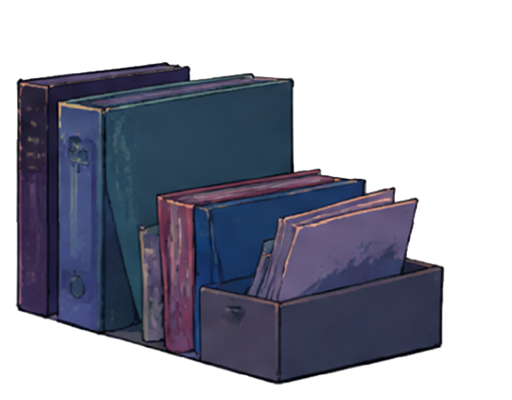
#> input picture Assets/PC ui/Scene/furniture/035_book_file_holder 2.png, 512 x 400 px
$ python -i clean_furniture_edges.py   (imports and definitions only)
#> lines starting #> are read from the running program, lines starting #| are printed output that depends on the picture; after the words box and inside, x2 and y2 are one past the last pixel; in counts of white or black regions, pixels touching at a corner belong together
#> further down, picture is the input picture: PIL image 512x400 RGBA; mean R, G, B, A 31.4, 33.4, 45.7, 127.3
#!/usr/bin/env python3
"""Remove white-matte fringes from the currently edited furniture sprites.

The script keeps every 1024x1024 canvas and the visible object scale unchanged.
It only adjusts the RGBA pixels around the existing alpha boundary, then renders a
dark-background contact sheet so halo regressions are easy to spot in one image.
"""

from __future__ import annotations

import argparse
import json
import subprocess
from pathlib import Path

import cv2
import numpy as np
from PIL import Image, ImageDraw
from scipy import ndimage


FURNITURE_GLOB = "Assets/PC ui/Scene/furniture/*.png"
CANVAS_SIZE = (1024, 1024)
PREVIEW_BACKGROUND = (43, 37, 72, 255)


# [16 lines left out: function edited_furniture, not called in this run]


def clean_rgba(image: Image.Image) -> Image.Image:
    rgba = np.asarray(image.convert("RGBA")).copy()
    rgb = rgba[..., :3]
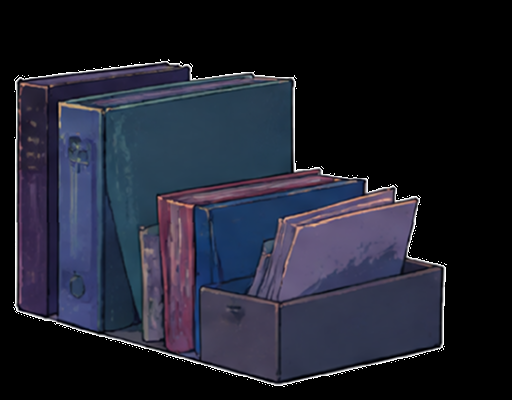
#> rgb: shape (400, 512, 3); mean R, G, B 31.4, 33.4, 45.7
    alpha = rgba[..., 3].astype(np.float32) / 255.0

    # Drop the very faint white-sheet residue, then pull the antialiased edge
    # inward by about one source pixel.  This is small enough to retain leaf tips
    # and thin hanging cords on a 1024 sprite canvas.
    alpha = np.clip((alpha - 0.045) / 0.935, 0.0, 1.0)
    alpha = cv2.erode(alpha, np.ones((3, 3), np.uint8), iterations=1)
    alpha = cv2.GaussianBlur(alpha, (0, 0), 0.42)
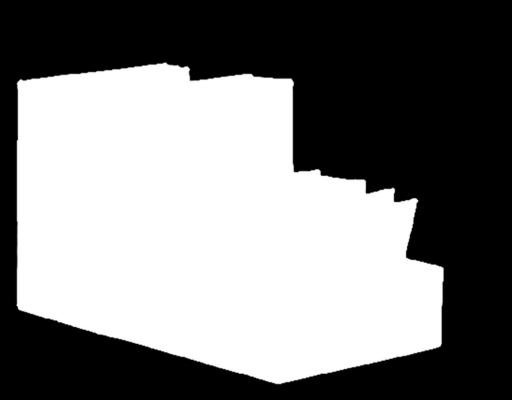
#> alpha: shape (400, 512) float32; min 0, max 1, mean 0.491
    alpha = np.clip((alpha - 0.018) / 0.965, 0.0, 1.0)

    visible = alpha > 0.002
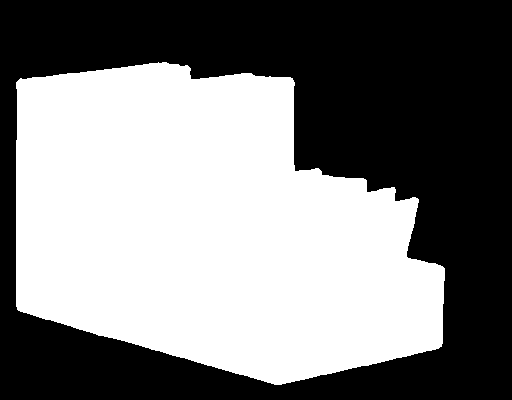
#> visible: shape (400, 512) bool; 49.9% white; 1 white region, box (x1, y1, x2, y2) and area: (16, 62, 445, 385) 102151
    trusted = alpha >= 0.82
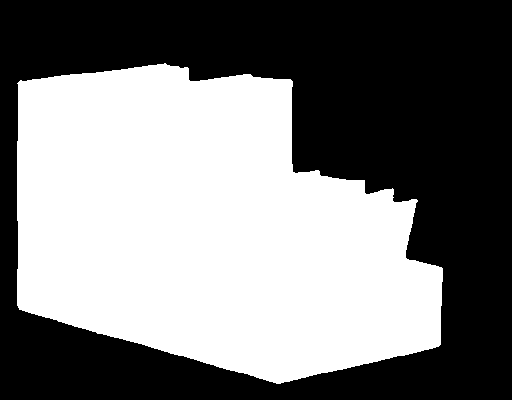
#> trusted: shape (400, 512) bool; 48.8% white; 1 white region, box (x1, y1, x2, y2) and area: (17, 63, 443, 384) 99955
    if trusted.any():
        # Soft edge RGB often still contains the old white sheet.  Borrow color
        # from the nearest confidently opaque furniture pixel, which is the usual
        # matte-decontamination operation and does not alter interior artwork.
        _, nearest = ndimage.distance_transform_edt(~trusted, return_indices=True)
        edge = visible & ~trusted
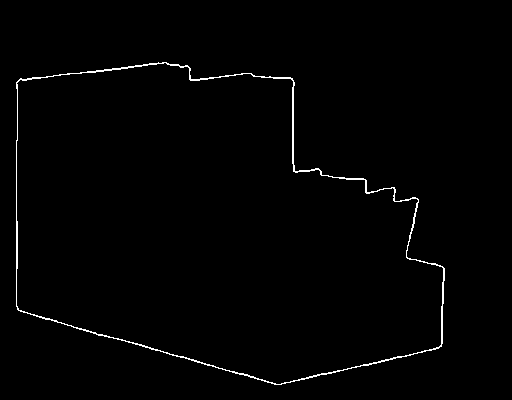
#> edge: shape (400, 512) bool; 1.1% white in thin lines or dots, all inside (x1, y1, x2, y2) = (16, 62, 445, 385)
        nearest_rgb = rgb[nearest[0], nearest[1]]
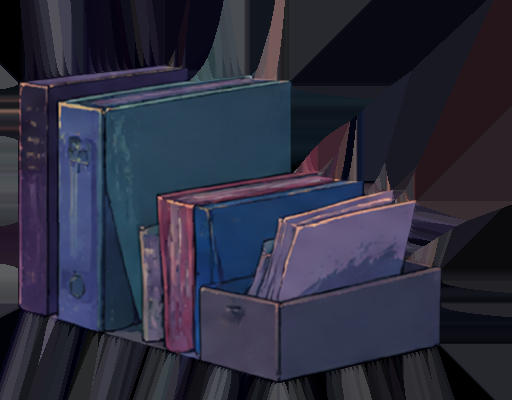
#> nearest_rgb: shape (400, 512, 3); mean R, G, B 43.5, 44.6, 60.8
        rgb[edge] = nearest_rgb[edge]

    alpha_u8 = np.round(alpha * 255.0).astype(np.uint8)
    rgb[alpha_u8 == 0] = 0
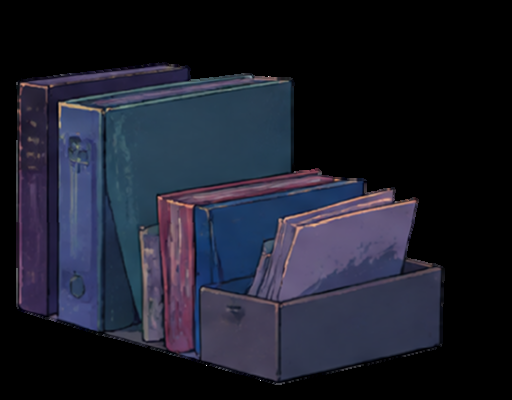
#> rgb: shape (400, 512, 3); mean R, G, B 28.4, 30.4, 42.8
    return Image.fromarray(np.dstack((rgb, alpha_u8)), mode="RGBA")


# [90 lines left out: functions representative_color, render_contact, main, not called in this run]


# [2 lines not run here, left out]

>>> from PIL import Image
>>> picture = Image.open('../../Assets/PC ui/Scene/furniture/035_book_file_holder 2.png')
>>> result = clean_rgba(picture)

$ run again, on Assets/PC ui/Scene/furniture/hanging_plant_22 1.png
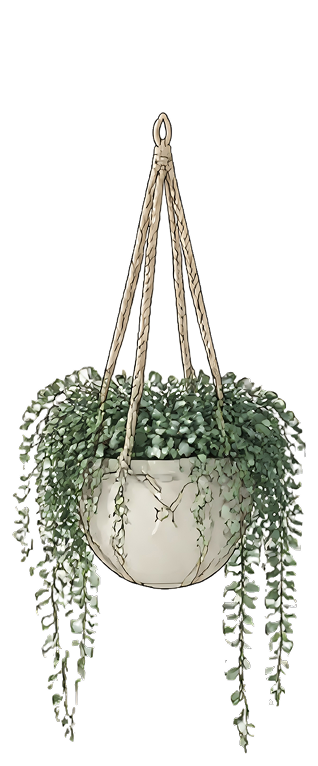
#> input picture Assets/PC ui/Scene/furniture/hanging_plant_22 1.png, 318 x 766 px
#> picture is the input picture: PIL image 318x766 RGBA; mean R, G, B, A 39.7, 40.8, 35.1, 69.6
#> in clean_rgba, `visible = alpha > 0.002`:
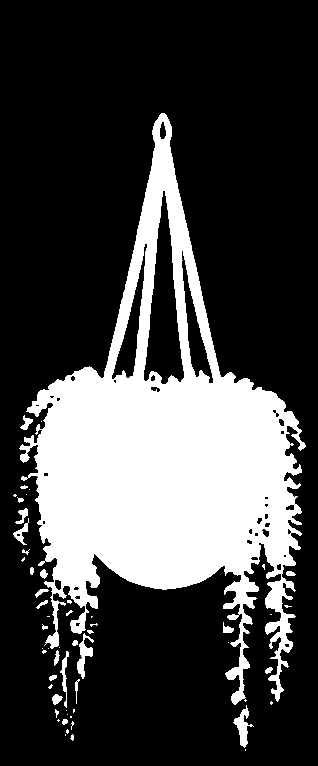
#> visible: shape (766, 318) bool; 26.8% white; 56 white regions (32 under 20 px), largest, box (x1, y1, x2, y2) and area: (19, 113, 306, 705) 63161, (233, 705, 254, 748) 335, (77, 633, 94, 679) 311
#> trusted: shape (766, 318) bool; 22.5% white; 101 white regions (80 under 20 px), largest, box (x1, y1, x2, y2) and area: (36, 114, 301, 607) 52475, (224, 578, 258, 608) 416, (266, 582, 285, 612) 251
#> edge: shape (766, 318) bool; 4.3% white in thin lines or dots, all inside (x1, y1, x2, y2) = (13, 113, 306, 751)
#> in clean_rgba, `return Image.fromarray(np.dstack((rgb, alpha_u8)), mode="RGBA")`:
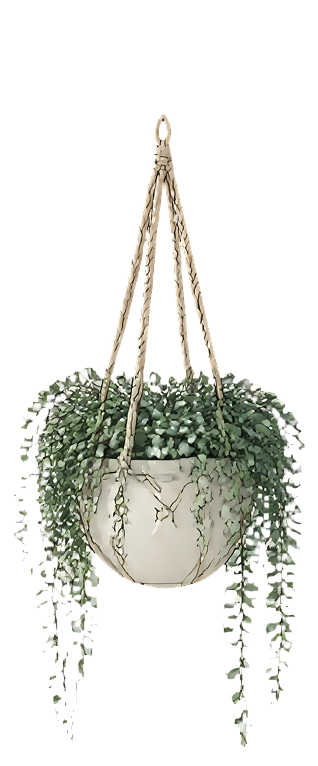
#> returned value: PIL image 318x766 RGBA; mean R, G, B, A 37.6, 38.6, 33, 60.2; transparent parts drawn white

$ run again, on Assets/PC ui/Scene/furniture/hanging_plant_32 1.png
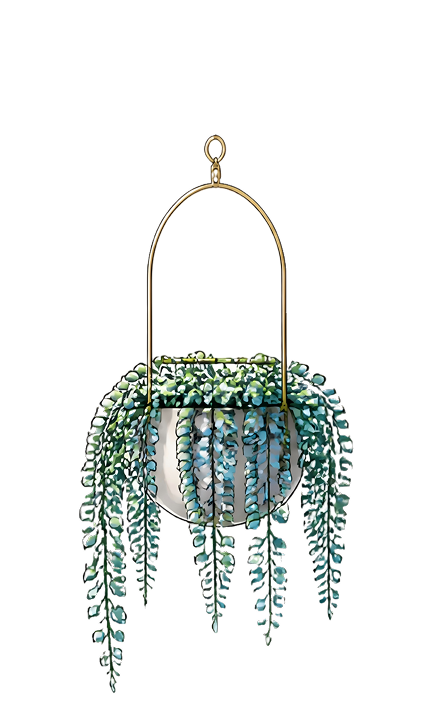
#> input picture Assets/PC ui/Scene/furniture/hanging_plant_32 1.png, 448 x 706 px
#> picture is the input picture: PIL image 448x706 RGBA; mean R, G, B, A 17.5, 21.1, 19.3, 38.2
#> in clean_rgba, `visible = alpha > 0.002`:
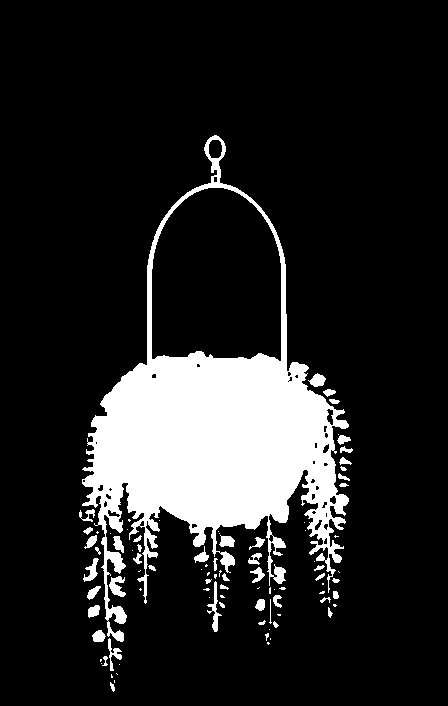
#> visible: shape (706, 448) bool; 14.4% white; 91 white regions (42 under 20 px), largest, box (x1, y1, x2, y2) and area: (82, 135, 349, 642) 41940, (207, 581, 222, 632) 224, (109, 576, 126, 597) 205
#> trusted: shape (706, 448) bool; 11.1% white; 120 white regions (83 under 20 px), largest, box (x1, y1, x2, y2) and area: (84, 182, 336, 532) 32406, (291, 363, 307, 379) 139, (336, 495, 348, 513) 135
#> edge: shape (706, 448) bool; 3.3% white in thin lines or dots, all inside (x1, y1, x2, y2) = (79, 135, 353, 692)
#> in clean_rgba, `return Image.fromarray(np.dstack((rgb, alpha_u8)), mode="RGBA")`:
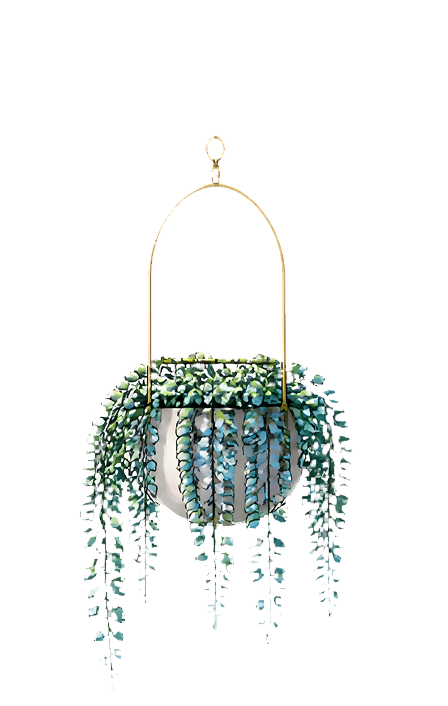
#> returned value: PIL image 448x706 RGBA; mean R, G, B, A 15.8, 19.3, 17.6, 30.4; transparent parts drawn white
